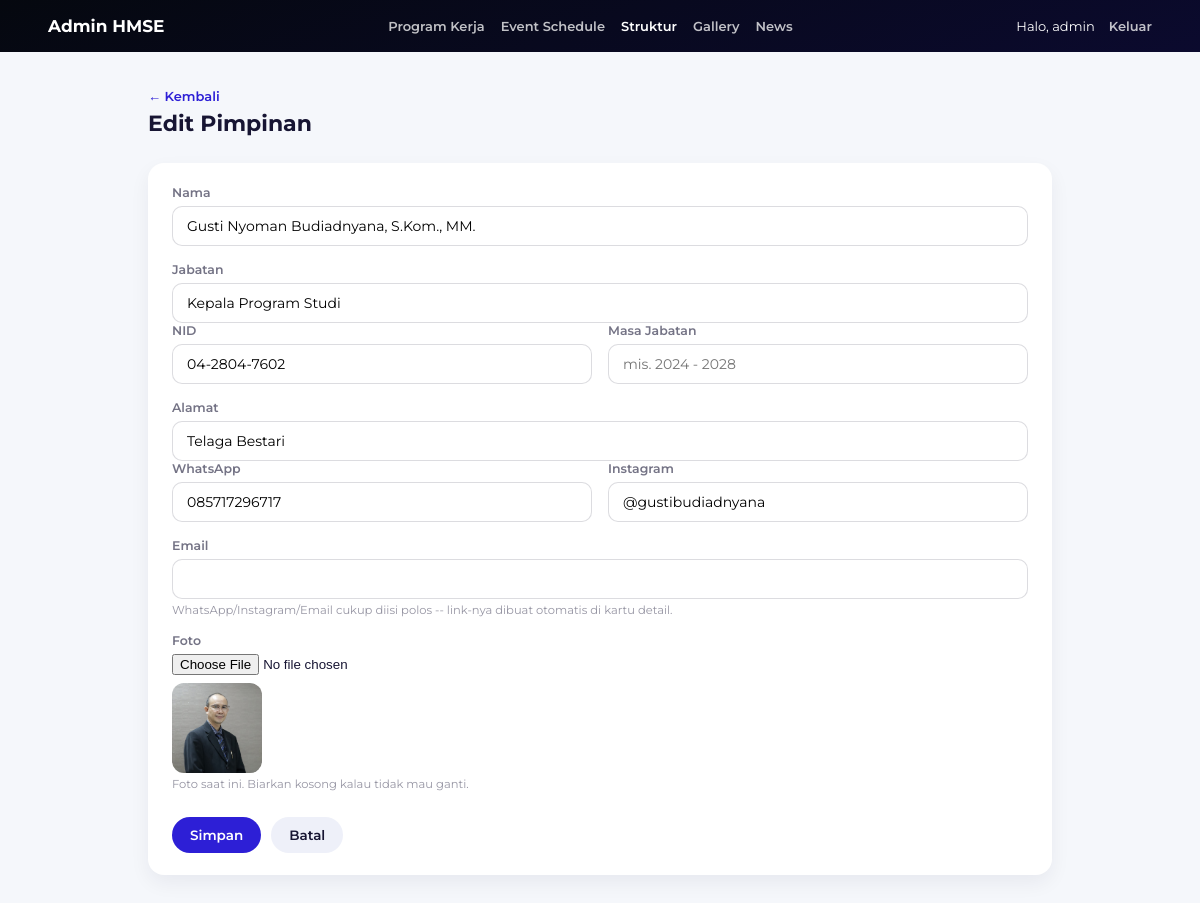
/admin/struktur-form.php?id=1 (signed in), run on the app's committed database.
### tables this page shows
CREATE TABLE `struktur_nodes` (
  `id` int(11) NOT NULL,
  `parent_id` int(11) DEFAULT NULL,
  `group_type` enum('leader','branch','division') DEFAULT NULL,
  `node_key` varchar(50) DEFAULT NULL,
  `label` varchar(100) DEFAULT NULL,
  `name` varchar(200) NOT NULL,
  `npm` varchar(30) DEFAULT NULL,
  `semester` varchar(10) DEFAULT NULL,
  `alamat` varchar(150) DEFAULT NULL,
  `instagram` varchar(150) DEFAULT NULL,
  `whatsapp` varchar(30) DEFAULT NULL,
  `email` varchar(150) DEFAULT NULL,
  `photo` varchar(255) DEFAULT NULL,
  `icon` varchar(50) DEFAULT NULL,
  `sort_order` int(11) DEFAULT 0,
  `created_at` datetime DEFAULT current_timestamp(),
  `nid` varchar(30) DEFAULT NULL,
  `masa_jabatan` varchar(50) DEFAULT NULL
);

### admin/includes/helpers.php (called while the page is built, shortened)
<?php
function e(?string $value): string {
    return htmlspecialchars($value ?? '', ENT_QUOTES, 'UTF-8');
}

### admin/struktur-form.php (the view, shortened to what this page needs)
<?php
require __DIR__ . '/includes/helpers.php';
$pdo = getDbConnection();
$id = isset($_GET['id']) ? (int)$_GET['id'] : null;
$node = [
    'name' => '', 'label' => '', 'npm' => '', 'semester' => '', 'nid' => '', 'masa_jabatan' => '',
    'alamat' => '', 'instagram' => '', 'whatsapp' => '', 'email' => '', 'photo' => null, 'icon' => '',
    'parent_id' => null, 'node_key' => null,
];
if ($id) {
    $stmt = $pdo->prepare('SELECT * FROM struktur_nodes WHERE id = ?');
    $stmt->execute([$id]);
    $found = $stmt->fetch();
    $node = $found;
    $mode = $found['group_type'] ?: 'member';
} else {
    $mode = $_GET['type'] ?? 'member';
    if ($mode === 'member') {
        $node['parent_id'] = isset($_GET['parent_id']) ? (int)$_GET['parent_id'] : null;
        if (!$node['parent_id']) { header('Location: struktur-list.php'); exit; }
    }
}
$isKaprodi = ($node['node_key'] ?? '') === 'kaprodi';
$titleMap = ['leader' => 'Pimpinan', 'branch' => 'Cabang', 'division' => 'Divisi', 'member' => 'Anggota'];
$pageTitle = ($id ? 'Edit ' : 'Tambah ') . ($titleMap[$mode] ?? '');
require __DIR__ . '/includes/header.php';
?>
<div class="admin-breadcrumb"><a href="struktur-list.php">&larr; Kembali</a></div>
<div class="admin-title-row"><h2><?= e($pageTitle) ?></h2></div>
<div class="admin-card">
    <form class="admin-form" method="POST" enctype="multipart/form-data">
        <label for="name">Nama</label>
        <input type="text" id="name" name="name" value="<?= e($node['name']) ?>" required>
        <label for="label">Jabatan</label>
        <input type="text" id="label" name="label" value="<?= e($node['label']) ?>" placeholder="mis. Ketua Umum / Ketua Kominfo / Kominfo 1">
        <?php if ($mode !== 'branch' && $mode !== 'division'): ?>
            <?php if ($isKaprodi): ?>
                <div class="field-row">
                    <div>
                        <label for="nid">NID</label>
                        <input type="text" id="nid" name="nid" value="<?= e($node['nid']) ?>" placeholder="Nomor Induk Dosen">
                    </div>
                    <div>
                        <label for="masa_jabatan">Masa Jabatan</label>
                        <input type="text" id="masa_jabatan" name="masa_jabatan" value="<?= e($node['masa_jabatan']) ?>" placeholder="mis. 2024 - 2028">
                    </div>
                </div>
            <?php endif; ?>
            <label for="alamat">Alamat</label>
            <input type="text" id="alamat" name="alamat" value="<?= e($node['alamat']) ?>">
            <div class="field-row">
                <div>
                    <label for="whatsapp">WhatsApp</label>
                    <input type="text" id="whatsapp" name="whatsapp" value="<?= e($node['whatsapp']) ?>" placeholder="mis. 081234567890">
                </div>
                <div>
                    <label for="instagram">Instagram</label>
                    <input type="text" id="instagram" name="instagram" value="<?= e($node['instagram']) ?>" placeholder="mis. username (tanpa @)">
                </div>
            </div>
            <label for="email">Email</label>
            <input type="email" id="email" name="email" value="<?= e($node['email']) ?>">
            <p class="hint">WhatsApp/Instagram/Email cukup diisi polos -- link-nya dibuat otomatis di kartu detail.</p>
        <?php endif; ?>
        <label for="photo">Foto</label>
        <input type="file" id="photo" name="photo" accept="image/*">
        <?php if (!empty($node['photo'])): ?>
            <div class="current-photo"><img src="../images/<?= e($node['photo']) ?>" alt=""></div>
            <p class="hint">Foto saat ini. Biarkan kosong kalau tidak mau ganti.</p>
        <?php endif; ?>
        <div class="form-actions">
            <button type="submit" class="btn">Simpan</button>
            <a class="btn btn-secondary" href="struktur-list.php">Batal</a>
        </div>
    </form>
</div>

### admin/admin.css (style rules this page uses)
* { box-sizing:border-box; }
body { font-family:'Montserrat', sans-serif; background:#f5f7fb; margin:0; color:#171533; }
a { color:inherit; }
.admin-breadcrumb { font-size:13px; color:rgba(23,21,51,0.55); margin-bottom:6px; }
.admin-breadcrumb a { text-decoration:none; color:#2d1fd6; font-weight:600; }
.admin-title-row { display:flex; justify-content:space-between; align-items:center; flex-wrap:wrap; gap:12px; margin-bottom:26px; }
.admin-title-row h2 { font-size:22px; font-weight:700; margin:0; }
.btn { display:inline-flex; align-items:center; gap:6px; padding:10px 18px; border-radius:50px; border:none; background:#2d1fd6; color:#fff; font-family:inherit; font-weight:600; font-size:13.5px; cursor:pointer; text-decoration:none; }
.btn-secondary { background:#eef0f9; color:#171533; }
.admin-card { background:#fff; border-radius:16px; padding:22px 24px; box-shadow:0 8px 20px rgba(11,10,46,0.06); margin-bottom:16px; }
.admin-form label { display:block; font-size:12.5px; font-weight:600; color:rgba(23,21,51,0.6); margin:16px 0 6px; }
.admin-form label:first-child { margin-top:0; }
.admin-form input[type=text], .admin-form input[type=number], .admin-form input[type=date], .admin-form input[type=email], .admin-form input[type=password], .admin-form select, .admin-form textarea { width:100%; padding:10px 14px; border-radius:10px; border:1px solid rgba(23,21,51,0.15); font-family:inherit; font-size:14px; outline:none; }
.admin-form .hint { font-size:11.5px; color:rgba(23,21,51,0.45); margin-top:4px; }
.admin-form .field-row { display:grid; grid-template-columns:1fr 1fr; gap:16px; }
.admin-form .form-actions { margin-top:26px; display:flex; gap:10px; }
.admin-form .current-photo { margin-top:8px; width:90px; height:90px; border-radius:12px; overflow:hidden; }
.admin-form .current-photo img { width:100%; height:100%; object-fit:cover; }

### data on the page
struktur_nodes: group_type "Edit Pimpinan", name "Gusti Nyoman Budiadnyana, S.Kom., MM.", label "Kepala Program Studi", nid "04-2804-7602", alamat "Telaga Bestari", whatsapp "085717296717", instagram "@gustibudiadnyana", photo (picture)

### other printed values
$_SESSION['admin_username'] "admin"
